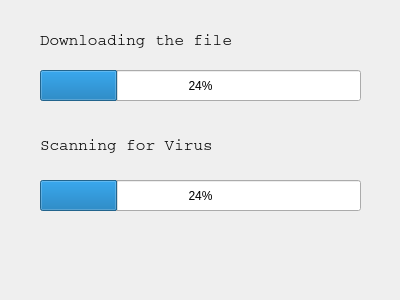
<?xml version="1.0" encoding="UTF-8"?>
<ui version="4.0">
 <class>Dialog</class>
 <widget class="QDialog" name="Dialog">
  <property name="geometry">
   <rect>
    <x>0</x>
    <y>0</y>
    <width>400</width>
    <height>300</height>
   </rect>
  </property>
  <property name="windowTitle">
   <string>Dialog</string>
  </property>
  <widget class="QLabel" name="label">
   <property name="geometry">
    <rect>
     <x>40</x>
     <y>25</y>
     <width>211</width>
     <height>31</height>
    </rect>
   </property>
   <property name="font">
    <font>
     <family>Courier</family>
     <pointsize>12</pointsize>
    </font>
   </property>
   <property name="text">
    <string>Downloading the file</string>
   </property>
  </widget>
  <widget class="QProgressBar" name="progressBarFileDownload">
   <property name="geometry">
    <rect>
     <x>40</x>
     <y>70</y>
     <width>321</width>
     <height>31</height>
    </rect>
   </property>
   <property name="value">
    <number>24</number>
   </property>
  </widget>
  <widget class="QLabel" name="label_2">
   <property name="geometry">
    <rect>
     <x>40</x>
     <y>130</y>
     <width>211</width>
     <height>31</height>
    </rect>
   </property>
   <property name="font">
    <font>
     <family>Courier</family>
     <pointsize>12</pointsize>
    </font>
   </property>
   <property name="text">
    <string>Scanning for Virus</string>
   </property>
  </widget>
  <widget class="QProgressBar" name="progressBarVirusScan">
   <property name="geometry">
    <rect>
     <x>40</x>
     <y>180</y>
     <width>321</width>
     <height>31</height>
    </rect>
   </property>
   <property name="value">
    <number>24</number>
   </property>
  </widget>
 </widget>
 <resources/>
 <connections/>
</ui>
